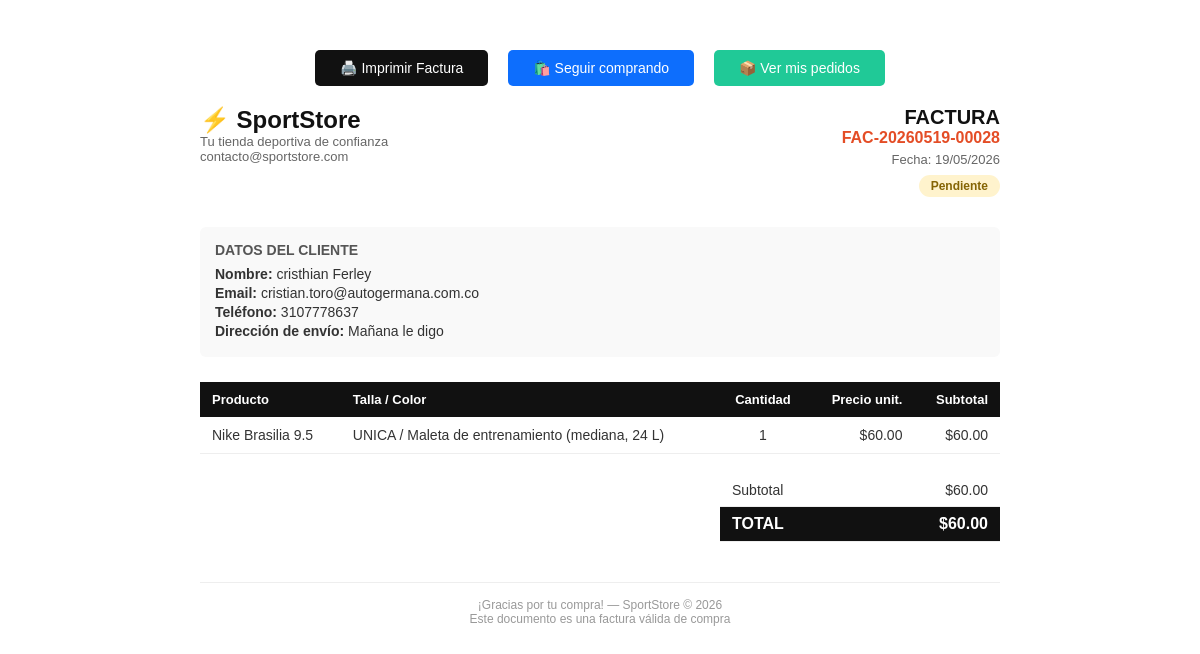
The page /cliente/descargar_factura.php?orden_id=28&view=1 (signed in) on the database its author committed.
### tables this page shows
CREATE TABLE `facturas` (
  `id` int(11) NOT NULL,
  `orden_id` int(11) NOT NULL,
  `numero_factura` varchar(50) NOT NULL,
  `fecha` timestamp NOT NULL DEFAULT current_timestamp()
);

CREATE TABLE `ordenes` (
  `id` int(11) NOT NULL,
  `usuario_id` int(11) NOT NULL,
  `cupon_id` int(11) DEFAULT NULL,
  `subtotal` decimal(10,2) NOT NULL,
  `descuento` decimal(10,2) DEFAULT 0.00,
  `total` decimal(10,2) NOT NULL,
  `estado` enum('pendiente','empacado','enviado','entregado','cancelado') DEFAULT 'pendiente',
  `direccion_envio` text DEFAULT NULL,
  `fecha` timestamp NOT NULL DEFAULT current_timestamp()
);

CREATE TABLE `usuarios_roles` (
  `id` int(11) NOT NULL,
  `nombre` varchar(100) NOT NULL,
  `email` varchar(100) NOT NULL,
  `password` varchar(255) NOT NULL,
  `telefono` varchar(20) DEFAULT NULL,
  `rol` enum('cliente','admin','inventario','contador','vendedor') DEFAULT 'cliente',
  `activo` tinyint(1) DEFAULT 1,
  `fecha_registro` timestamp NOT NULL DEFAULT current_timestamp()
);

CREATE TABLE `detalle_orden` (
  `id` int(11) NOT NULL,
  `orden_id` int(11) NOT NULL,
  `variante_id` int(11) NOT NULL,
  `cantidad` int(11) NOT NULL,
  `precio_unitario` decimal(10,2) NOT NULL,
  `subtotal` decimal(10,2) NOT NULL,
  `fecha_creacion` timestamp NOT NULL DEFAULT current_timestamp()
);

CREATE TABLE `productos` (
  `id` int(11) NOT NULL,
  `nombre` varchar(150) NOT NULL,
  `descripcion` text DEFAULT NULL,
  `categoria_id` int(11) DEFAULT NULL,
  `imagen_principal` varchar(255) DEFAULT NULL,
  `coleccion` enum('nueva_temporada','outlet','mas_vendidos','normal') DEFAULT 'normal',
  `activo` tinyint(1) DEFAULT 1,
  `fecha_creacion` timestamp NOT NULL DEFAULT current_timestamp()
);

CREATE TABLE `variantes` (
  `id` int(11) NOT NULL,
  `producto_id` int(11) NOT NULL,
  `talla` varchar(10) NOT NULL,
  `color` varchar(50) NOT NULL,
  `precio` decimal(10,2) NOT NULL,
  `stock` int(11) DEFAULT 0,
  `activo` tinyint(1) DEFAULT 1
);

### includes/funciones_orden.php (called while the page is built, shortened)
<?php
if (!function_exists('obtenerItemsOrden')) {
    function obtenerItemsOrden($orden_id)
    {
        $db = conectar();
        $stmt = $db->prepare("
            SELECT
                d.*,
                p.nombre,
                p.imagen_principal,
                v.talla,
                v.color
            FROM detalle_orden d
            INNER JOIN variantes v
                ON d.variante_id = v.id
            INNER JOIN productos p
                ON v.producto_id = p.id
            WHERE d.orden_id = ?
        ");
        $stmt->execute([
            $orden_id
        ]);
        return $stmt->fetchAll(
            PDO::FETCH_ASSOC
        );
    }
}

### includes/funciones_factura.php (the view, shortened to what this page needs)
<?php
require_once 'funciones_orden.php';
function obtenerFacturaPorOrden($orden_id) {
    $db = conectar();
    $stmt = $db->prepare("
        SELECT f.*, o.subtotal, o.descuento, o.total,
               o.estado, o.fecha, o.direccion_envio,
               u.nombre AS cliente, u.email, u.telefono,
               c.codigo AS cupon_codigo
        FROM facturas f
        JOIN ordenes o ON f.orden_id = o.id
        JOIN usuarios_roles u ON o.usuario_id = u.id
        LEFT JOIN cupones c ON o.cupon_id = c.id
        WHERE f.orden_id = ?
    ");
    $stmt->execute([$orden_id]);
    return $stmt->fetch();
}
function generarHTMLFactura($orden_id) {
    $factura = obtenerFacturaPorOrden($orden_id);
    $items   = obtenerItemsOrden($orden_id);
    $filas_productos = '';
    foreach ($items as $item) {
        $filas_productos .= "
            <tr>
                <td>{$item['nombre']}</td>
                <td>{$item['talla']} / {$item['color']}</td>
                <td style='text-align:center'>{$item['cantidad']}</td>
                <td style='text-align:right'>$" . number_format($item['precio_unitario'], 2) . "</td>
                <td style='text-align:right'>$" . number_format($item['subtotal'], 2) . "</td>
            </tr>
        ";
    }
    $fila_descuento = '';
    $html = "
    <!DOCTYPE html>
    <html lang='es'>
    <head>
        <title>Factura {$factura['numero_factura']}</title>
    </head>
    <body>
    <div class='factura-container'>
        <div class='acciones'>
            <button class='btn-imprimir' onclick='window.print()'>🖨️ Imprimir Factura</button>
            <a href='catalogo.php' class='btn-comprar'>🛍️ Seguir comprando</a>
            <a href='cliente/mis_pedidos.php' class='btn-pedidos'>📦 Ver mis pedidos</a>
        </div>
        <div class='factura-header'>
            <div class='empresa'>
                <h1>⚡ SportStore</h1>
                <p>Tu tienda deportiva de confianza</p>
                <p>contacto@sportstore.com</p>
            </div>
            <div class='factura-info'>
                <h2>FACTURA</h2>
                <div class='numero-factura'>{$factura['numero_factura']}</div>
                <div class='fecha'>Fecha: " . date('d/m/Y', strtotime($factura['fecha'])) . "</div>
                <div style='margin-top:8px'>
                    <span class='estado estado-{$factura['estado']}'>" . ucfirst($factura['estado']) . "</span>
                </div>
            </div>
        </div>
        <div class='datos-cliente'>
            <h3>Datos del cliente</h3>
            <p><strong>Nombre:</strong> {$factura['cliente']}</p>
            <p><strong>Email:</strong> {$factura['email']}</p>
            <p><strong>Teléfono:</strong> {$factura['telefono']}</p>
            <p><strong>Dirección de envío:</strong> {$factura['direccion_envio']}</p>
        </div>
        <table>
            <thead>
                <tr>
                    <th>Producto</th>
                    <th>Talla / Color</th>
                    <th style='text-align:center'>Cantidad</th>
                    <th style='text-align:right'>Precio unit.</th>
                    <th style='text-align:right'>Subtotal</th>
                </tr>
            </thead>
            <tbody>
                {$filas_productos}
            </tbody>
        </table>
        <div class='totales'>
            <table>
                <tr>
                    <td>Subtotal</td>
                    <td style='text-align:right'>$" . number_format($factura['subtotal'], 2) . "</td>
                </tr>
                {$fila_descuento}
                <tr class='total-final'>
                    <td>TOTAL</td>
                    <td style='text-align:right'>$" . number_format($factura['total'], 2) . "</td>
                </tr>
            </table>
        </div>
        <div class='factura-footer'>
            <p>¡Gracias por tu compra! — SportStore © " . date('Y') . "</p>
            <p>Este documento es una factura válida de compra</p>
        </div>
    </div>
    </body>
    </html>
    ";
    return $html;
}

### includes/funciones_factura.php (style rules this page uses)
* { margin: 0; padding: 0; box-sizing: border-box; }
body { font-family: Arial, sans-serif; font-size: 14px; color: #333; padding: 30px; }
.factura-container { max-width: 800px; margin: 0 auto; }
.factura-header { display: flex; justify-content: space-between; margin-bottom: 30px; }
.empresa h1 { font-size: 24px; color: #111; }
.empresa p { color: #666; font-size: 13px; }
.factura-info { text-align: right; }
.factura-info h2 { font-size: 20px; color: #111; }
.numero-factura { font-size: 16px; color: #e44d26; font-weight: bold; }
.fecha { color: #666; font-size: 13px; margin-top: 5px; }
.datos-cliente { background: #f9f9f9; padding: 15px; border-radius: 6px; margin-bottom: 25px; }
.datos-cliente h3 { margin-bottom: 8px; font-size: 14px; color: #555; text-transform: uppercase; }
.datos-cliente p { margin: 3px 0; }
table { width: 100%; border-collapse: collapse; margin-bottom: 20px; }
thead { background: #111; color: white; }
thead th { padding: 10px 12px; text-align: left; font-size: 13px; }
tbody td { padding: 10px 12px; border-bottom: 1px solid #eee; }
.totales { width: 280px; margin-left: auto; }
.totales table { margin-bottom: 0; }
.totales td { padding: 8px 12px; }
.totales .total-final { background: #111; color: white; font-weight: bold; font-size: 16px; }
.estado { display: inline-block; padding: 4px 12px; border-radius: 20px; font-size: 12px; font-weight: bold; }
.estado-pendiente { background: #fff3cd; color: #856404; }
.factura-footer { text-align: center; margin-top: 40px; color: #999; font-size: 12px; border-top: 1px solid #eee; padding-top: 15px; }
.acciones { text-align: center; margin: 20px 0; }
.btn-imprimir, .btn-comprar, .btn-pedidos { display: inline-block; margin: 0 8px; padding: 10px 25px; border-radius: 5px; font-size: 14px; cursor: pointer; text-decoration: none; }
.btn-imprimir { background: #111; color: white; border: none; }
.btn-comprar { background: #0d6efd; color: white; border: none; }
.btn-pedidos { background: #20c997; color: white; border: none; }

### rows shown on the page
facturas: numero_factura "FAC-20260519-00028", orden.fecha "19/05/2026", orden.estado "Pendiente", usuarios_roles.nombre "cristhian Ferley", usuarios_roles.email "cristian.toro@autogermana.com.co", usuarios_roles.telefono "3107778637", orden.direccion_envio "Mañana le digo", orden.subtotal "60.00", orden.total "60.00"
detalle_orden: productos.nombre "Nike Brasilia 9.5", variante.talla "UNICA", variante.color "Maleta de entrenamiento (mediana, 24 L)", cantidad "1", precio_unitario "60.00", subtotal "60.00"
